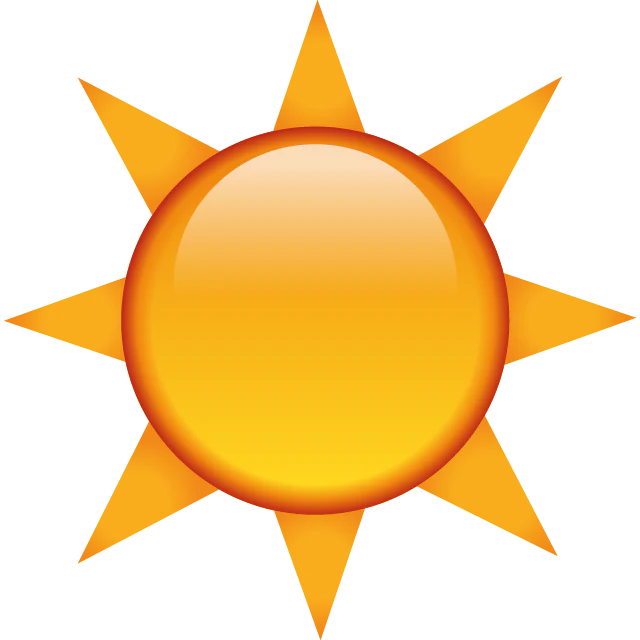
#> input picture Labs/Lab3/sun.png, 640 x 640 px
$ python Lab3_Q1_emoji.py
#> lines starting #> are read from the running program, lines starting #| are printed output that depends on the picture
import numpy as np
import matplotlib as mpl
import matplotlib.pyplot as plt

# change default matplotlib settings
# increase font size
# change default colors
mpl.rcParams.update({'font.size': 15})
mpl.rcParams['axes.prop_cycle'] = mpl.cycler(
    color=["hotpink", "cornflowerblue", "yellowgreen"])

# data
x = np.array([-38.04, -35.28, -25.58, -28.80, -30.06])
y = np.array([27.71, 17.27, 30.68, 31.50, 10.53])

# ==================================== (a) ====================================
# write code to fit dataset for constants of best fit ellipse

def get_y(x, p):
    """returns y values of ellipse parameterized by a for a given array of xs

    Args:
        p (np.ndarray): array containing ellipse parameters (A, B, C, D, F, G)
        x (np.ndarray)
    """
    A, B, C, D, F, G = p

    # discriminant of ellipse equation
    # we only care about xs where the discriminant is real
    d = (2*F+2*B*x)**2 - 4*C*(G+2*D*x+A*x**2)

    # now, given an array of x, we want to keep only the values where y is real
    if len(x) > 1:
        mask = np.where(d < 0)
        # set values where d < 0 to NaN
        d[mask] = np.NaN

        # y values corresponding to plus and minus roots of equation
        ym = (-2*F-2*B*x - np.sqrt(d))/(2*C)
        yp = (-2*F-2*B*x + np.sqrt(d))/(2*C)

    # treat separately if x is a float
    elif d < 0:
        ym, yp = None, None

    return ym, yp

def X(x, y):
    """ X = (x^2, xy, y^2, x, y, 1) such that f(a, X) = X·a = 0, where
    a = (A, 2B, C, 2D, 2F, G).
    If x, y are arrays, X must be a matrix where each row corresponds to an
    element in x, y

    Args:
        x (np.ndarray): x coordinates
        y (np.ndarray): y coordinates

    Returns:
        np.ndarray: the 2D array X = (x^2, xy, y^2, x, y, 1)
    """
    N = len(x) # number of data points
    X_mtx = np.zeros((N, 6)) # initialize matrix

    for i in range(N):
        X_mtx[i] = (x[i]**2, x[i]*y[i], y[i]**2, x[i], y[i], 1)

    return X_mtx

def S(x, y):
    """returns S=X^T·X

    Args:
        x (np.ndarray): x coordinates
        y (np.ndarray): y coordinates
    """
    X_mtx = X(x, y)
    S = np.dot(X_mtx.T, X_mtx)

    return S

def Y():
    """returns the constraint matrix Y, where a^T Y a = 4 AC - B^2
    """

    # initialize matrix
    Y_mtx = np.zeros((6, 6))
    # set constraint elements
    Y_mtx[1, 1] = 1/4
    Y_mtx[0,2] = -4

    return Y_mtx

def fit_ellipse(x, y):
    """returns fit parameters A,B,C,D,F,G of ellipse for some input arrays x, y
    following the equation Ax^2 + Bxy + Cy^2 + Dx + Fy + G = 0
    """

    # construct eigenvalue problem
    S_inv_mtx = np.linalg.inv(S(x, y))
    Y_mtx = Y()
    E, V = np.linalg.eig(np.dot(S_inv_mtx, Y_mtx))
    # take largest eigenvalue and corresponding eigenvector as solution
    i = np.argmax(np.abs(E))
    a = V[:,i]

    # find parameters from the vector a = [A, 2B, C, 2D, 2F, G]
    p = np.copy(a)
    p[[1, 3, 4]] /= 2

    return p

p = fit_ellipse(x, y)
xs = np.linspace(-40, 5, 5000)
ys = get_y(xs, p)

print("Best fit parameters:", np.real(p))
# ==================================== (b) ====================================

fig, axs = plt.subplots(2,1, figsize=(8, 8), sharex=False,
                        height_ratios = [3,1])
fit, = axs[0].plot(xs, ys[0], color="plum", linewidth=2, label="fit")
axs[0].plot(xs, ys[1], color="plum", linewidth=2)
data, = axs[0].plot(x, y, linestyle="", color="hotpink", label="data")
origin, = axs[0].plot(0, 0, color="gold", linestyle="", label="Sun")
legend0 = axs[0].legend(loc=1, labelspacing =1, borderpad=1)

use_emoji = True
from matplotlib.offsetbox import OffsetImage, AnnotationBbox
# reading the image
sun = plt.imread('sun.png')
#> sun is the input picture: shape (640, 640, 4) float32; mean R, G, B, A 0.419, 0.296, 0.0856, 0.411
comet = plt.imread('comet.png')
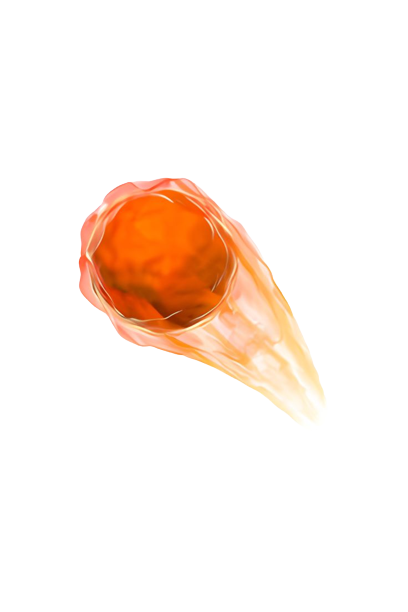
#> input picture Labs/Lab3/Comet.png, 408 x 612 px, found by its file name
#> comet is the input picture: shape (612, 408, 4) float32; mean R, G, B, A 0.13, 0.0811, 0.0497, 0.136

image_box_comet = OffsetImage(comet, zoom=0.1)
x, y = np.atleast_1d(x, y)
for x0, y0 in zip(x, y):
    ab = AnnotationBbox(image_box_comet, (x0+0.3, y0-0.5), frameon=False)
    axs[0].add_artist(ab)

image_box_sun = OffsetImage(sun, zoom=0.05)
ab = AnnotationBbox(image_box_sun, (0, 0), frameon=False, )
axs[0].add_artist(ab)

axs[0].set_xlabel("x [AU]", font='DejaVu Sans')
axs[0].set_ylabel("y [AU]", font='DejaVu Sans')

# reorder elements
legend0.set_zorder(2)
ab = AnnotationBbox(image_box_comet, (-4.5, 26), frameon=False)
axs[0].add_artist(ab)

ab = AnnotationBbox(image_box_sun, (-4.5, 22.5), frameon=False, )
axs[0].add_artist(ab)

# get residuals
y_fit = get_y(x, p)
# first we calculate the difference between each point and
# both the + and - root
diff =  y_fit - y
# take the residual as the minimum difference
# (i.e. either the + or the - root)
i = np.argmin(np.abs(diff), axis=0) # array of indices corresponding to
                                    # either root
# get the difference at those indices
# this is a bit convoluted because we want to keep the sign of the difference
residuals = [diff[i[j], j] for j in range(len(x))]
frac_err = residuals/y*100
x, y = np.atleast_1d(x, frac_err)

image_box = OffsetImage(comet, zoom=0.08)
for x0, y0 in zip(x, y):
    ab = AnnotationBbox(image_box, (x0, y0), frameon=False)
    axs[1].add_artist(ab)

axs[1].plot(x, frac_err, linestyle="")
axs[1].set_ylabel("normalized\nresiduals (%)")
axs[1].axhline(0, linestyle="--", color="lightgrey")
axs[1].set_ylim(min(frac_err)*1.7, max(frac_err)*1.3)
plt.savefig("Q1a.pdf", bbox_inches="tight")
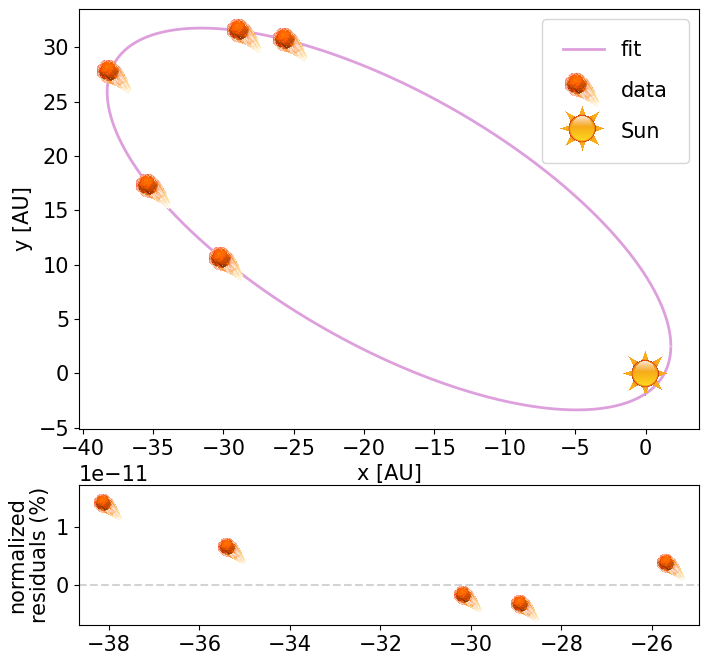
#> figure drawn by matplotlib, 2 panels
